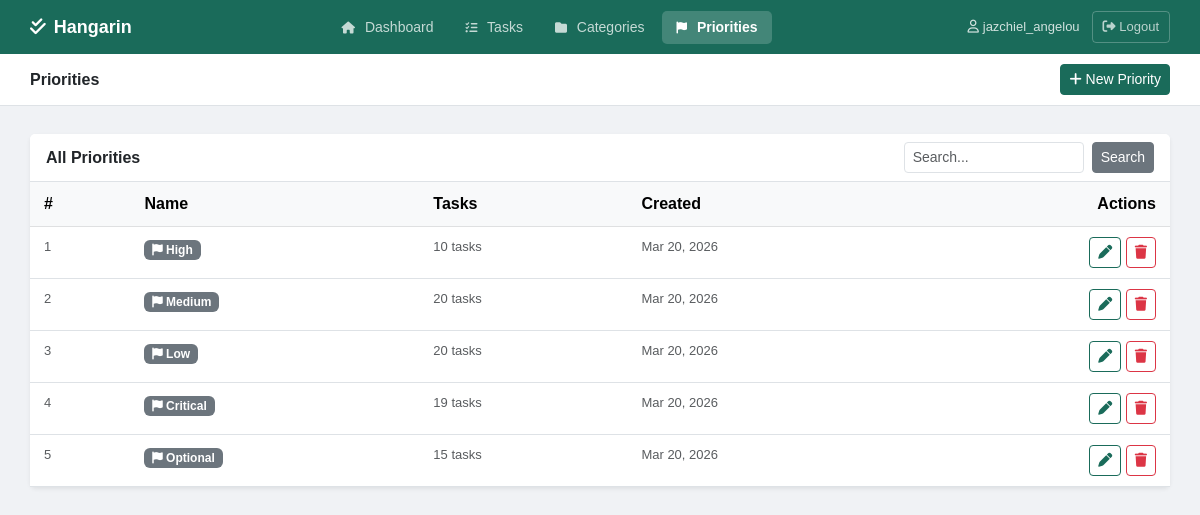
/priorities/ (signed in), run on the app's committed database.
### tasks/models.py (models this page shows, shortened)
class BaseModel(models.Model):
    created_at = models.DateTimeField(auto_now_add=True)
    updated_at = models.DateTimeField(auto_now=True)
    class Meta:
        abstract = True

class Priority(BaseModel):
    name = models.CharField(max_length=100)
    class Meta:
        verbose_name = "Priority"
        verbose_name_plural = "Priorities"

### tasks/views.py (the view)
# urls.py: path('priorities/', views.priority_list, name='priority_list'),
@login_required
def priority_list(request):
    query = request.GET.get('q', '')
    priorities = Priority.objects.all()
    if query:
        priorities = priorities.filter(name__icontains=query)
    paginator = Paginator(priorities, 10)
    page_obj = paginator.get_page(request.GET.get('page'))
    return render(request, 'tasks/priority_list.html', {
        'page_obj': page_obj, 'query': query, 'active_page': 'priorities'
    })

### templates/tasks/priority_list.html (shortened to what this page needs)
{% extends 'tasks/base.html' %}
{% block page_title %}Priorities{% endblock %}
{% block topbar_actions %}
<a href="{% url 'priority_create' %}" class="btn btn-primary btn-sm"><i class="fa-solid fa-plus"></i> New Priority</a>
{% endblock %}
{% block content %}
<div class="card border-0 shadow-sm">
    <div class="card-header bg-white d-flex justify-content-between align-items-center border-bottom">
        <span class="fw-semibold">All Priorities</span>
        <form method="get" class="d-flex gap-2">
            <input type="text" name="q" value="{{ query }}" placeholder="Search..." class="form-control form-control-sm" style="width:180px;">
            <button type="submit" class="btn btn-secondary btn-sm">Search</button>
        </form>
    </div>
    {% if page_obj.object_list %}
    <div class="table-responsive">
        <table class="table table-hover mb-0">
            <thead class="table-light">
                <tr><th>#</th><th>Name</th><th>Tasks</th><th>Created</th><th class="text-end">Actions</th></tr>
            </thead>
            <tbody>
                {% for p in page_obj %}
                <tr>
                    <td class="text-muted" style="font-size:13px;">{{ forloop.counter0|add:page_obj.start_index }}</td>
                    <td><span class="badge bg-secondary"><i class="fa-solid fa-flag"></i> {{ p.name }}</span></td>
                    <td class="text-muted" style="font-size:13px;">{{ p.task_set.count }} task{{ p.task_set.count|pluralize }}</td>
                    <td class="text-muted" style="font-size:13px;">{{ p.created_at|date:"M d, Y" }}</td>
                    <td class="text-end">
                        <a href="{% url 'priority_edit' p.pk %}" class="btn btn-outline-primary btn-sm"><i class="fa-solid fa-pen"></i></a>
                        <a href="{% url 'priority_delete' p.pk %}" class="btn btn-outline-danger btn-sm"><i class="fa-solid fa-trash"></i></a>
                    </td>
                </tr>
                {% endfor %}
            </tbody>
        </table>
    </div>
    {% else %}
    <div class="card-body text-center py-5 text-muted">
        <i class="fa-solid fa-flag fa-2x mb-3 d-block opacity-25"></i>
        <p>{% if query %}No priorities found.{% else %}No priorities yet. <a href="{% url 'priority_create' %}" style="color:#1a6b5a;">Add one!</a>{% endif %}</p>
    </div>
    {% endif %}
</div>
{% endblock %}

### templates/tasks/base.html (shortened to what this page needs)
<!DOCTYPE html>
<html lang="en">
<head>
    <link href="https://cdn.jsdelivr.net/npm/bootstrap@5.3.0/dist/css/bootstrap.min.css" rel="stylesheet">
    <link rel="stylesheet" href="https://cdnjs.cloudflare.com/ajax/libs/font-awesome/6.5.0/css/all.min.css">
</head>
<body>
<div class="top-navbar">
    <a href="{% url 'dashboard' %}" class="brand">
        <i class="fa-solid fa-check-double"></i> Hangarin
    </a>
    <nav>
        <a href="{% url 'dashboard' %}" class="nav-item {% if active_page == 'dashboard' %}active{% endif %}">
            <i class="fa-solid fa-house"></i> Dashboard
        </a>
        <a href="{% url 'task_list' %}" class="nav-item {% if active_page == 'tasks' %}active{% endif %}">
            <i class="fa-solid fa-list-check"></i> Tasks
        </a>
        <a href="{% url 'category_list' %}" class="nav-item {% if active_page == 'categories' %}active{% endif %}">
            <i class="fa-solid fa-folder"></i> Categories
        </a>
        <a href="{% url 'priority_list' %}" class="nav-item {% if active_page == 'priorities' %}active{% endif %}">
            <i class="fa-solid fa-flag"></i> Priorities
        </a>
    </nav>
    <div class="user-area">
        {% if user.is_authenticated %}
        <span><i class="fa-regular fa-user" style="margin-right:4px;"></i>{{ user.username }}</span>
        <form method="post" action="{% url 'logout' %}" style="margin:0;padding:0;">
            <button type="submit" class="logout-btn">
                <i class="fa-solid fa-right-from-bracket"></i> Logout
            </button>
        </form>
        {% endif %}
    </div>
</div>
<div class="subbar">
    <h5>{% block page_title %}Dashboard{% endblock %}</h5>
    <div>{% block topbar_actions %}{% endblock %}</div>
</div>
<div class="content-area">
    {% block content %}{% endblock %}
</div>
</body>
</html>

### templates/tasks/base.html (style rules this page uses)
body { background-color: #f0f2f5; font-family: Arial, sans-serif; min-height: 100vh; }
.top-navbar { background-color: #1a6b5a; padding: 0 30px; height: 54px; display: flex; align-items: center; justify-content: space-between; position: sticky; top: 0; z-index: 100; }
.top-navbar .brand { color: white; font-size: 18px; font-weight: 700; text-decoration: none; display: flex; align-items: center; gap: 8px; }
.top-navbar nav { display: flex; align-items: center; gap: 4px; }
.top-navbar .nav-item { color: rgba(255,255,255,0.75); text-decoration: none; padding: 6px 14px; border-radius: 5px; font-size: 14px; transition: all 0.15s; }
.top-navbar .nav-item.active { background-color: rgba(255,255,255,0.18); color: white; font-weight: 600; }
.top-navbar .nav-item i { margin-right: 6px; font-size: 12px; }
.top-navbar .user-area { display: flex; align-items: center; gap: 12px; color: rgba(255,255,255,0.8); font-size: 13px; }
.top-navbar .logout-btn { color: rgba(255,255,255,0.7); text-decoration: none; font-size: 13px; padding: 5px 10px; border: 1px solid rgba(255,255,255,0.25); border-radius: 4px; transition: all 0.15s; background: transparent; cursor: pointer; font-family: Arial, sans-serif; }
.subbar { background-color: white; border-bottom: 1px solid #dee2e6; padding: 10px 30px; display: flex; justify-content: space-between; align-items: center; }
.subbar h5 { margin: 0; font-size: 16px; font-weight: 600; color: #212529; }
.content-area { padding: 28px 30px; max-width: 1200px; }
.btn-primary { background-color: #1a6b5a; border-color: #1a6b5a; }
.btn-outline-primary { color: #1a6b5a; border-color: #1a6b5a; }
.table > :not(caption) > * > * { padding: 10px 14px; }

### data on the page
Priority: name "High", task_set.count "10", created_at "Mar 20, 2026"
Priority: name "Medium", task_set.count "20", created_at "Mar 20, 2026"
Priority: name "Low", task_set.count "20", created_at "Mar 20, 2026"
Priority: name "Critical", task_set.count "19", created_at "Mar 20, 2026"
Priority: name "Optional", task_set.count "15", created_at "Mar 20, 2026"

### other printed values
{{ user.username }} "jazchiel_angelou"
